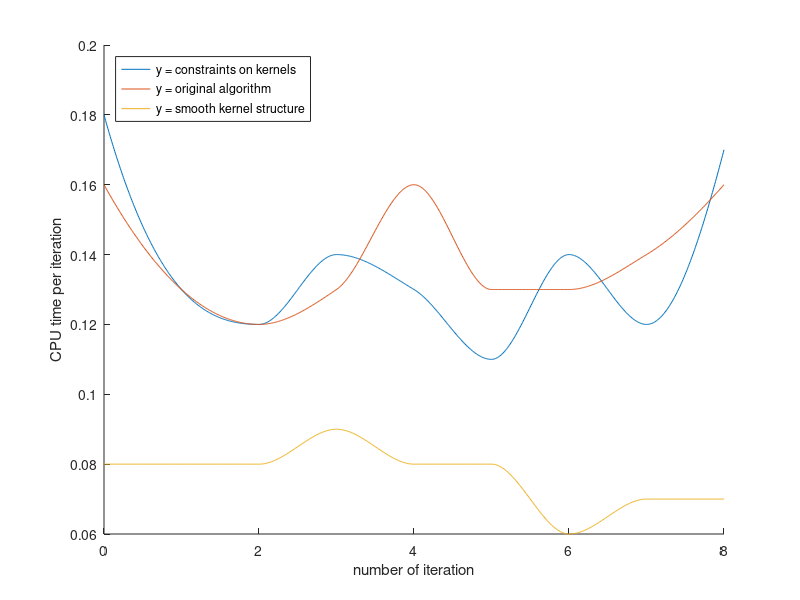

Source code (MATLAB):
% Plots

x = [1,2,3,4,5,6,7,8];
y1 = [0.13
0.12
0.14
0.13
0.11
0.14
0.12
0.17];

y2 = [0.13
0.12
0.13
0.16
0.13
0.13
0.14
0.16];

y3 = [0.08
0.08
0.09
0.08
0.08
0.06
0.07
0.07];


xi = 0:0.01:8;
y1 = pchip(x,y1,xi);
y2 = pchip(x,y2,xi);
y3 = pchip(x,y3,xi);

figure()
hold on
xlabel('number of iteration');
ylabel('CPU time per iteration');
plot(xi,y1);
plot(xi,y2);
plot(xi,y3);
legend('y = constraints on kernels', 'y = original algorithm','y = smooth kernel structure','Location','northwest');
hold off

filename = 'CPU time Dorina';
saveas(gcf,filename,'bmp');